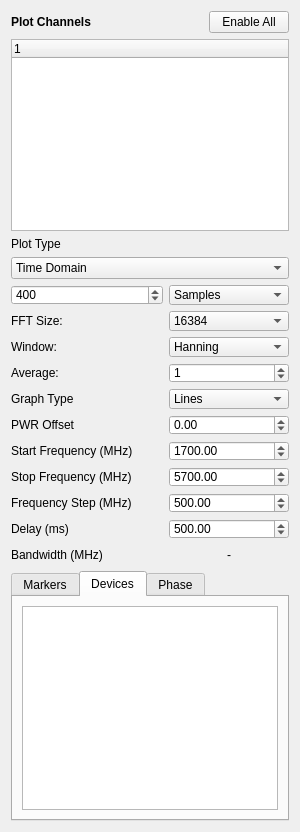
     <widget class="QWidget" name="settingsMenu" native="true">
      <property name="sizePolicy">
       <sizepolicy hsizetype="Expanding" vsizetype="Expanding">
        <horstretch>0</horstretch>
        <verstretch>0</verstretch>
       </sizepolicy>
      </property>
      <property name="minimumSize">
       <size>
        <width>300</width>
        <height>0</height>
       </size>
      </property>
      <property name="maximumSize">
       <size>
        <width>300</width>
        <height>16777215</height>
       </size>
      </property>
      <property name="baseSize">
       <size>
        <width>350</width>
        <height>400</height>
       </size>
      </property>
      <property name="autoFillBackground">
       <bool>false</bool>
      </property>
      <property name="styleSheet">
       <string notr="true"/>
      </property>
      <layout class="QVBoxLayout" name="verticalLayout_5">
       <item>
        <layout class="QHBoxLayout" name="horizontalLayout_2">
         <item>
          <widget class="QLabel" name="label">
           <property name="font">
            <font>
             <weight>75</weight>
             <bold>true</bold>
            </font>
           </property>
           <property name="text">
            <string>Plot Channels</string>
           </property>
          </widget>
         </item>
         <item>
          <spacer name="horizontalSpacer">
           <property name="orientation">
            <enum>Qt::Horizontal</enum>
           </property>
           <property name="sizeHint" stdset="0">
            <size>
             <width>40</width>
             <height>20</height>
            </size>
           </property>
          </spacer>
         </item>
         <item>
          <widget class="QPushButton" name="btn_enable_all">
           <property name="maximumSize">
            <size>
             <width>16777215</width>
             <height>16777215</height>
            </size>
           </property>
           <property name="text">
            <string>Enable All</string>
           </property>
          </widget>
         </item>
        </layout>
       </item>
       <item>
        <widget class="QTreeWidget" name="tree_channel_list">
         <property name="cursor" stdset="0">
          <cursorShape>PointingHandCursor</cursorShape>
         </property>
         <column>
          <property name="text">
           <string notr="true">1</string>
          </property>
         </column>
        </widget>
       </item>
       <item>
        <layout class="QVBoxLayout" name="verticalLayout">
         <item>
          <widget class="QLabel" name="label_5">
           <property name="text">
            <string>Plot Type</string>
           </property>
          </widget>
         </item>
         <item>
          <widget class="QComboBox" name="cmb_plot_type">
           <property name="currentIndex">
            <number>0</number>
           </property>
           <item>
            <property name="text">
             <string>Time Domain</string>
            </property>
           </item>
           <item>
            <property name="text">
             <string>Frequency Domain</string>
            </property>
           </item>
           <item>
            <property name="text">
             <string>Frequency Seek</string>
            </property>
           </item>
           <item>
            <property name="text">
             <string>Constellation (X vs Y)</string>
            </property>
           </item>
           <item>
            <property name="text">
             <string>Cross Correlation</string>
            </property>
           </item>
          </widget>
         </item>
        </layout>
       </item>
       <item>
        <layout class="QHBoxLayout" name="horizontalLayout_3">
         <item>
          <widget class="QSpinBox" name="sample_count_widget">
           <property name="sizePolicy">
            <sizepolicy hsizetype="Expanding" vsizetype="Expanding">
             <horstretch>0</horstretch>
             <verstretch>0</verstretch>
            </sizepolicy>
           </property>
           <property name="minimumSize">
            <size>
             <width>0</width>
             <height>20</height>
            </size>
           </property>
           <property name="maximumSize">
            <size>
             <width>16777215</width>
             <height>20</height>
            </size>
           </property>
           <property name="minimum">
            <number>32</number>
           </property>
           <property name="maximum">
            <number>1048576</number>
           </property>
           <property name="value">
            <number>400</number>
           </property>
          </widget>
         </item>
         <item>
          <widget class="QComboBox" name="cmb_sample_count_units">
           <property name="sizePolicy">
            <sizepolicy hsizetype="Expanding" vsizetype="Expanding">
             <horstretch>0</horstretch>
             <verstretch>0</verstretch>
            </sizepolicy>
           </property>
           <property name="minimumSize">
            <size>
             <width>120</width>
             <height>20</height>
            </size>
           </property>
           <property name="maximumSize">
            <size>
             <width>120</width>
             <height>20</height>
            </size>
           </property>
           <item>
            <property name="text">
             <string>Samples</string>
            </property>
           </item>
           <item>
            <property name="text">
             <string>μs</string>
            </property>
           </item>
          </widget>
         </item>
        </layout>
       </item>
       <item>
        <layout class="QHBoxLayout" name="horizontalLayout_4">
         <item>
          <widget class="QLabel" name="lbl_fft_size">
           <property name="sizePolicy">
            <sizepolicy hsizetype="Expanding" vsizetype="Expanding">
             <horstretch>0</horstretch>
             <verstretch>0</verstretch>
            </sizepolicy>
           </property>
           <property name="minimumSize">
            <size>
             <width>0</width>
             <height>20</height>
            </size>
           </property>
           <property name="maximumSize">
            <size>
             <width>16777215</width>
             <height>20</height>
            </size>
           </property>
           <property name="text">
            <string>FFT Size:</string>
           </property>
          </widget>
         </item>
         <item>
          <widget class="QComboBox" name="cmb_fft_size">
           <property name="sizePolicy">
            <sizepolicy hsizetype="Expanding" vsizetype="Expanding">
             <horstretch>0</horstretch>
             <verstretch>0</verstretch>
            </sizepolicy>
           </property>
           <property name="minimumSize">
            <size>
             <width>120</width>
             <height>20</height>
            </size>
           </property>
           <property name="maximumSize">
            <size>
             <width>120</width>
             <height>20</height>
            </size>
           </property>
           <property name="currentText">
            <string>16384</string>
           </property>
           <property name="currentIndex">
            <number>6</number>
           </property>
           <item>
            <property name="text">
             <string>1048576</string>
            </property>
           </item>
           <item>
            <property name="text">
             <string>524288</string>
            </property>
           </item>
           <item>
            <property name="text">
             <string>262144</string>
            </property>
           </item>
           <item>
            <property name="text">
             <string>131072</string>
            </property>
           </item>
           <item>
            <property name="text">
             <string>65536</string>
            </property>
           </item>
           <item>
            <property name="text">
             <string>32768</string>
            </property>
           </item>
           <item>
            <property name="text">
             <string>16384</string>
            </property>
           </item>
           <item>
            <property name="text">
             <string>8192</string>
            </property>
           </item>
           <item>
            <property name="text">
             <string>4096</string>
            </property>
           </item>
           <item>
            <property name="text">
             <string>2048</string>
            </property>
           </item>
           <item>
            <property name="text">
             <string>1024</string>
            </property>
           </item>
           <item>
            <property name="text">
             <string>512</string>
            </property>
           </item>
           <item>
            <property name="text">
             <string>256</string>
            </property>
           </item>
           <item>
            <property name="text">
             <string>128</string>
            </property>
           </item>
           <item>
            <property name="text">
             <string>64</string>
            </property>
           </item>
           <item>
            <property name="text">
             <string>32</string>
            </property>
           </item>
          </widget>
         </item>
        </layout>
       </item>
       <item>
        <layout class="QHBoxLayout" name="horizontalLayout_5">
         <item>
          <widget class="QLabel" name="lbl_fft_win">
           <property name="sizePolicy">
            <sizepolicy hsizetype="Expanding" vsizetype="Expanding">
             <horstretch>0</horstretch>
             <verstretch>0</verstretch>
            </sizepolicy>
           </property>
           <property name="minimumSize">
            <size>
             <width>0</width>
             <height>20</height>
            </size>
           </property>
           <property name="maximumSize">
            <size>
             <width>16777215</width>
             <height>20</height>
            </size>
           </property>
           <property name="text">
            <string>Window:</string>
           </property>
          </widget>
         </item>
         <item>
          <widget class="QComboBox" name="cmb_fft_win">
           <property name="sizePolicy">
            <sizepolicy hsizetype="Expanding" vsizetype="Expanding">
             <horstretch>0</horstretch>
             <verstretch>0</verstretch>
            </sizepolicy>
           </property>
           <property name="minimumSize">
            <size>
             <width>120</width>
             <height>20</height>
            </size>
           </property>
           <property name="maximumSize">
            <size>
             <width>120</width>
             <height>20</height>
            </size>
           </property>
           <item>
            <property name="text">
             <string>Hanning</string>
            </property>
           </item>
           <item>
            <property name="text">
             <string>Boxcar</string>
            </property>
           </item>
           <item>
            <property name="text">
             <string>Triangular</string>
            </property>
           </item>
           <item>
            <property name="text">
             <string>Welch</string>
            </property>
           </item>
           <item>
            <property name="text">
             <string>Hamming</string>
            </property>
           </item>
           <item>
            <property name="text">
             <string>Exact Blackman</string>
            </property>
           </item>
           <item>
            <property name="text">
             <string>Cosine</string>
            </property>
           </item>
           <item>
            <property name="text">
             <string>3 Term Cosine</string>
            </property>
           </item>
           <item>
            <property name="text">
             <string>4 Term Cosine</string>
            </property>
           </item>
           <item>
            <property name="text">
             <string>5 Term Cosine</string>
            </property>
           </item>
           <item>
            <property name="text">
             <string>6 Term Cosine</string>
            </property>
           </item>
           <item>
            <property name="text">
             <string>7 Term Cosine</string>
            </property>
           </item>
           <item>
            <property name="text">
             <string>Blackman-Harris</string>
            </property>
           </item>
           <item>
            <property name="text">
             <string>Flat Top</string>
            </property>
           </item>
          </widget>
         </item>
        </layout>
       </item>
       <item>
        <layout class="QHBoxLayout" name="horizontalLayout_6">
         <item>
          <widget class="QLabel" name="lbl_fft_avg">
           <property name="sizePolicy">
            <sizepolicy hsizetype="Expanding" vsizetype="Expanding">
             <horstretch>0</horstretch>
             <verstretch>0</verstretch>
            </sizepolicy>
           </property>
           <property name="minimumSize">
            <size>
             <width>0</width>
             <height>20</height>
            </size>
           </property>
           <property name="maximumSize">
            <size>
             <width>16777215</width>
             <height>20</height>
            </size>
           </property>
           <property name="text">
            <string>Average:</string>
           </property>
          </widget>
         </item>
         <item>
          <widget class="QSpinBox" name="txt_fft_avg">
           <property name="sizePolicy">
            <sizepolicy hsizetype="Expanding" vsizetype="Expanding">
             <horstretch>0</horstretch>
             <verstretch>0</verstretch>
            </sizepolicy>
           </property>
           <property name="minimumSize">
            <size>
             <width>120</width>
             <height>20</height>
            </size>
           </property>
           <property name="maximumSize">
            <size>
             <width>120</width>
             <height>20</height>
            </size>
           </property>
           <property name="maximum">
            <number>128</number>
           </property>
           <property name="value">
            <number>1</number>
           </property>
          </widget>
         </item>
        </layout>
       </item>
       <item>
        <layout class="QHBoxLayout" name="horizontalLayout_7">
         <item>
          <widget class="QLabel" name="lblGraphType">
           <property name="sizePolicy">
            <sizepolicy hsizetype="Expanding" vsizetype="Expanding">
             <horstretch>0</horstretch>
             <verstretch>0</verstretch>
            </sizepolicy>
           </property>
           <property name="minimumSize">
            <size>
             <width>0</width>
             <height>20</height>
            </size>
           </property>
           <property name="maximumSize">
            <size>
             <width>16777215</width>
             <height>20</height>
            </size>
           </property>
           <property name="text">
            <string>Graph Type</string>
           </property>
          </widget>
         </item>
         <item>
          <widget class="QComboBox" name="cmb_graph_type">
           <property name="sizePolicy">
            <sizepolicy hsizetype="Expanding" vsizetype="Expanding">
             <horstretch>0</horstretch>
             <verstretch>0</verstretch>
            </sizepolicy>
           </property>
           <property name="minimumSize">
            <size>
             <width>120</width>
             <height>20</height>
            </size>
           </property>
           <property name="maximumSize">
            <size>
             <width>120</width>
             <height>20</height>
            </size>
           </property>
           <item>
            <property name="text">
             <string>Lines</string>
            </property>
           </item>
           <item>
            <property name="text">
             <string>Points</string>
            </property>
           </item>
          </widget>
         </item>
        </layout>
       </item>
       <item>
        <layout class="QHBoxLayout" name="horizontalLayout_9">
         <item>
          <widget class="QLabel" name="lbl_pwr_offset">
           <property name="sizePolicy">
            <sizepolicy hsizetype="Expanding" vsizetype="Expanding">
             <horstretch>0</horstretch>
             <verstretch>0</verstretch>
            </sizepolicy>
           </property>
           <property name="minimumSize">
            <size>
             <width>0</width>
             <height>20</height>
            </size>
           </property>
           <property name="maximumSize">
            <size>
             <width>16777215</width>
             <height>20</height>
            </size>
           </property>
           <property name="text">
            <string>PWR Offset</string>
           </property>
          </widget>
         </item>
         <item>
          <widget class="QDoubleSpinBox" name="txt_pwr_offset">
           <property name="sizePolicy">
            <sizepolicy hsizetype="Expanding" vsizetype="Expanding">
             <horstretch>0</horstretch>
             <verstretch>0</verstretch>
            </sizepolicy>
           </property>
           <property name="minimumSize">
            <size>
             <width>120</width>
             <height>20</height>
            </size>
           </property>
           <property name="maximumSize">
            <size>
             <width>120</width>
             <height>20</height>
            </size>
           </property>
           <property name="minimum">
            <double>-99.000000000000000</double>
           </property>
           <property name="singleStep">
            <double>0.100000000000000</double>
           </property>
          </widget>
         </item>
        </layout>
       </item>
       <item>
        <widget class="QFrame" name="frmStartFreq">
         <property name="sizePolicy">
          <sizepolicy hsizetype="Preferred" vsizetype="Preferred">
           <horstretch>0</horstretch>
           <verstretch>0</verstretch>
          </sizepolicy>
         </property>
         <layout class="QHBoxLayout" name="horizontalLayout_12">
          <property name="leftMargin">
           <number>0</number>
          </property>
          <property name="topMargin">
           <number>0</number>
          </property>
          <property name="rightMargin">
           <number>0</number>
          </property>
          <property name="bottomMargin">
           <number>0</number>
          </property>
          <item>
           <widget class="QLabel" name="lbl_start_freq">
            <property name="sizePolicy">
             <sizepolicy hsizetype="Expanding" vsizetype="Expanding">
              <horstretch>0</horstretch>
              <verstretch>0</verstretch>
             </sizepolicy>
            </property>
            <property name="minimumSize">
             <size>
              <width>0</width>
              <height>20</height>
             </size>
            </property>
            <property name="maximumSize">
             <size>
              <width>16777215</width>
              <height>20</height>
             </size>
            </property>
            <property name="text">
             <string>Start Frequency (MHz)</string>
            </property>
           </widget>
          </item>
          <item>
           <widget class="QDoubleSpinBox" name="txt_start_freq">
            <property name="sizePolicy">
             <sizepolicy hsizetype="Expanding" vsizetype="Expanding">
              <horstretch>0</horstretch>
              <verstretch>0</verstretch>
             </sizepolicy>
            </property>
            <property name="minimumSize">
             <size>
              <width>120</width>
              <height>20</height>
             </size>
            </property>
            <property name="maximumSize">
             <size>
              <width>120</width>
              <height>20</height>
             </size>
            </property>
            <property name="decimals">
             <number>2</number>
            </property>
            <property name="minimum">
             <double>75.000000000000000</double>
            </property>
            <property name="maximum">
             <double>6000.000000000000000</double>
            </property>
            <property name="singleStep">
             <double>0.100000000000000</double>
            </property>
            <property name="value">
             <double>1700.000000000000000</double>
            </property>
           </widget>
          </item>
         </layout>
        </widget>
       </item>
       <item>
        <widget class="QFrame" name="frmStopFreq">
         <property name="sizePolicy">
          <sizepolicy hsizetype="Preferred" vsizetype="Preferred">
           <horstretch>0</horstretch>
           <verstretch>0</verstretch>
          </sizepolicy>
         </property>
         <layout class="QHBoxLayout" name="horizontalLayout_13">
          <property name="leftMargin">
           <number>0</number>
          </property>
          <property name="topMargin">
           <number>0</number>
          </property>
          <property name="rightMargin">
           <number>0</number>
          </property>
          <property name="bottomMargin">
           <number>0</number>
          </property>
          <item>
           <widget class="QLabel" name="lbl_stop_freq">
            <property name="sizePolicy">
             <sizepolicy hsizetype="Expanding" vsizetype="Expanding">
              <horstretch>0</horstretch>
              <verstretch>0</verstretch>
             </sizepolicy>
            </property>
            <property name="minimumSize">
             <size>
              <width>0</width>
              <height>20</height>
             </size>
            </property>
            <property name="maximumSize">
             <size>
              <width>16777215</width>
              <height>20</height>
             </size>
            </property>
            <property name="text">
             <string>Stop Frequency (MHz)</string>
            </property>
           </widget>
          </item>
          <item>
           <widget class="QDoubleSpinBox" name="txt_stop_freq">
            <property name="sizePolicy">
             <sizepolicy hsizetype="Expanding" vsizetype="Expanding">
              <horstretch>0</horstretch>
              <verstretch>0</verstretch>
             </sizepolicy>
            </property>
            <property name="minimumSize">
             <size>
              <width>120</width>
              <height>20</height>
             </size>
            </property>
            <property name="maximumSize">
             <size>
              <width>120</width>
              <height>20</height>
             </size>
            </property>
            <property name="minimum">
             <double>75.000000000000000</double>
            </property>
            <property name="maximum">
             <double>6200.000000000000000</double>
            </property>
            <property name="singleStep">
             <double>0.100000000000000</double>
            </property>
            <property name="value">
             <double>5700.000000000000000</double>
            </property>
           </widget>
          </item>
         </layout>
        </widget>
       </item>
       <item>
        <widget class="QFrame" name="frmFreqStep">
         <property name="sizePolicy">
          <sizepolicy hsizetype="Preferred" vsizetype="Preferred">
           <horstretch>0</horstretch>
           <verstretch>0</verstretch>
          </sizepolicy>
         </property>
         <layout class="QHBoxLayout" name="horizontalLayout_14">
          <property name="leftMargin">
           <number>0</number>
          </property>
          <property name="topMargin">
           <number>0</number>
          </property>
          <property name="rightMargin">
           <number>0</number>
          </property>
          <property name="bottomMargin">
           <number>0</number>
          </property>
          <item>
           <widget class="QLabel" name="lbl_freq_step">
            <property name="sizePolicy">
             <sizepolicy hsizetype="Expanding" vsizetype="Expanding">
              <horstretch>0</horstretch>
              <verstretch>0</verstretch>
             </sizepolicy>
            </property>
            <property name="minimumSize">
             <size>
              <width>0</width>
              <height>20</height>
             </size>
            </property>
            <property name="maximumSize">
             <size>
              <width>16777215</width>
              <height>20</height>
             </size>
            </property>
            <property name="text">
             <string>Frequency Step (MHz)</string>
            </property>
           </widget>
          </item>
          <item>
           <widget class="QDoubleSpinBox" name="txt_freq_step">
            <property name="sizePolicy">
             <sizepolicy hsizetype="Expanding" vsizetype="Expanding">
              <horstretch>0</horstretch>
              <verstretch>0</verstretch>
             </sizepolicy>
            </property>
            <property name="minimumSize">
             <size>
              <width>120</width>
              <height>20</height>
             </size>
            </property>
            <property name="maximumSize">
             <size>
              <width>120</width>
              <height>20</height>
             </size>
            </property>
            <property name="maximum">
             <double>1000.000000000000000</double>
            </property>
            <property name="value">
             <double>500.000000000000000</double>
            </property>
           </widget>
          </item>
         </layout>
        </widget>
       </item>
       <item>
        <widget class="QFrame" name="frmFreqDelay">
         <property name="sizePolicy">
          <sizepolicy hsizetype="Preferred" vsizetype="Preferred">
           <horstretch>0</horstretch>
           <verstretch>0</verstretch>
          </sizepolicy>
         </property>
         <layout class="QHBoxLayout" name="horizontalLayout_15">
          <property name="leftMargin">
           <number>0</number>
          </property>
          <property name="topMargin">
           <number>0</number>
          </property>
          <property name="rightMargin">
           <number>0</number>
          </property>
          <property name="bottomMargin">
           <number>0</number>
          </property>
          <item>
           <widget class="QLabel" name="lbl_freq_delay">
            <property name="sizePolicy">
             <sizepolicy hsizetype="Expanding" vsizetype="Expanding">
              <horstretch>0</horstretch>
              <verstretch>0</verstretch>
             </sizepolicy>
            </property>
            <property name="minimumSize">
             <size>
              <width>0</width>
              <height>20</height>
             </size>
            </property>
            <property name="maximumSize">
             <size>
              <width>16777215</width>
              <height>20</height>
             </size>
            </property>
            <property name="text">
             <string>Delay (ms)</string>
            </property>
           </widget>
          </item>
          <item>
           <widget class="QDoubleSpinBox" name="txt_freq_delay">
            <property name="sizePolicy">
             <sizepolicy hsizetype="Expanding" vsizetype="Expanding">
              <horstretch>0</horstretch>
              <verstretch>0</verstretch>
             </sizepolicy>
            </property>
            <property name="minimumSize">
             <size>
              <width>120</width>
              <height>20</height>
             </size>
            </property>
            <property name="maximumSize">
             <size>
              <width>120</width>
              <height>20</height>
             </size>
            </property>
            <property name="maximum">
             <double>2000.000000000000000</double>
            </property>
            <property name="value">
             <double>500.000000000000000</double>
            </property>
           </widget>
          </item>
         </layout>
        </widget>
       </item>
       <item>
        <widget class="QFrame" name="frmBandwidth">
         <property name="sizePolicy">
          <sizepolicy hsizetype="Preferred" vsizetype="Preferred">
           <horstretch>0</horstretch>
           <verstretch>0</verstretch>
          </sizepolicy>
         </property>
         <layout class="QHBoxLayout" name="horizontalLayout_17">
          <property name="leftMargin">
           <number>0</number>
          </property>
          <property name="topMargin">
           <number>0</number>
          </property>
          <property name="rightMargin">
           <number>0</number>
          </property>
          <property name="bottomMargin">
           <number>0</number>
          </property>
          <item>
           <widget class="QLabel" name="lbl_frm_bandwidth">
            <property name="sizePolicy">
             <sizepolicy hsizetype="Expanding" vsizetype="Expanding">
              <horstretch>0</horstretch>
              <verstretch>0</verstretch>
             </sizepolicy>
            </property>
            <property name="minimumSize">
             <size>
              <width>0</width>
              <height>20</height>
             </size>
            </property>
            <property name="maximumSize">
             <size>
              <width>16777215</width>
              <height>20</height>
             </size>
            </property>
            <property name="text">
             <string>Bandwidth (MHz)</string>
            </property>
           </widget>
          </item>
          <item>
           <widget class="QLabel" name="lbl_bandwidth">
            <property name="sizePolicy">
             <sizepolicy hsizetype="Expanding" vsizetype="Expanding">
              <horstretch>0</horstretch>
              <verstretch>0</verstretch>
             </sizepolicy>
            </property>
            <property name="minimumSize">
             <size>
              <width>120</width>
              <height>20</height>
             </size>
            </property>
            <property name="maximumSize">
             <size>
              <width>120</width>
              <height>20</height>
             </size>
            </property>
            <property name="text">
             <string>-</string>
            </property>
            <property name="alignment">
             <set>Qt::AlignCenter</set>
            </property>
           </widget>
          </item>
         </layout>
        </widget>
       </item>
       <item>
        <widget class="QTabWidget" name="tabWidget">
         <property name="maximumSize">
          <size>
           <width>16777215</width>
           <height>250</height>
          </size>
         </property>
         <property name="currentIndex">
          <number>1</number>
         </property>
         <widget class="QWidget" name="tab">
          <attribute name="title">
           <string>Markers</string>
          </attribute>
          <layout class="QVBoxLayout" name="verticalLayout_2">
           <item>
            <widget class="QPlainTextEdit" name="txt_markers">
             <property name="minimumSize">
              <size>
               <width>0</width>
               <height>250</height>
              </size>
             </property>
            </widget>
           </item>
          </layout>
         </widget>
         <widget class="QWidget" name="tab_2">
          <attribute name="title">
           <string>Devices</string>
          </attribute>
          <layout class="QVBoxLayout" name="verticalLayout_3">
           <item>
            <widget class="QPlainTextEdit" name="txt_devices"/>
           </item>
          </layout>
         </widget>
         <widget class="QWidget" name="tab_3">
          <attribute name="title">
           <string>Phase</string>
          </attribute>
          <layout class="QVBoxLayout" name="verticalLayout_4">
           <item>
            <widget class="QPlainTextEdit" name="txt_phase"/>
           </item>
          </layout>
         </widget>
        </widget>
       </item>
      </layout>
     </widget>
